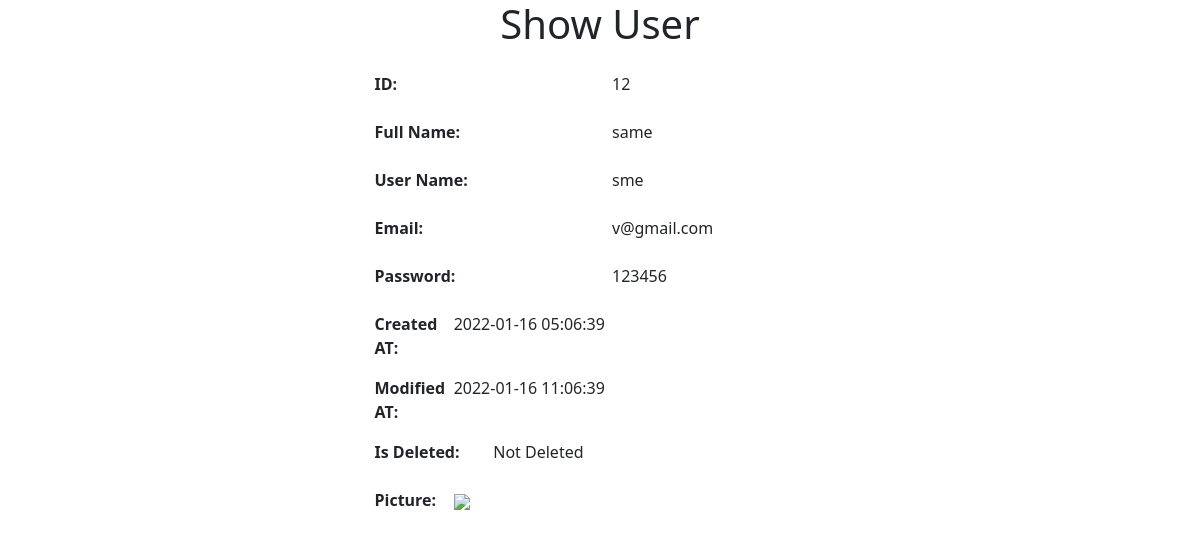
The page /admin/Users/show.php?id=12 on the database its author committed.
### tables this page shows
CREATE TABLE `user` (
  `id` int(11) NOT NULL,
  `full_name` varchar(255) NOT NULL,
  `user_name` varchar(255) NOT NULL,
  `email` varchar(255) NOT NULL,
  `password` varchar(255) NOT NULL,
  `picture` varchar(255) DEFAULT NULL,
  `phone_number` varchar(255) DEFAULT NULL,
  `created_at` datetime NOT NULL DEFAULT CURRENT_TIMESTAMP,
  `modified_at` datetime NOT NULL DEFAULT CURRENT_TIMESTAMP,
  `is_deleted` tinyint(4) NOT NULL DEFAULT '0'
);

### src/User.php (called while the page is built, shortened)
<?php
class User{
    public $conn = null;
    public function __construct()
    {
        $this->conn = new PDO("mysql:host=localhost;dbname=ecommerce",
            'root', '');
        $this->conn->setAttribute(PDO::ATTR_ERRMODE,
            PDO::ERRMODE_EXCEPTION);
    }
    public function show($id){
        $query = "SELECT * FROM `user` WHERE id = :id";
        $stmt = $this->conn->prepare($query);
        $stmt->bindParam(':id', $id);
        $result = $stmt->execute();
        $user = $stmt->fetch();
        return $user;
    }
}
?>

### config.php (called while the page is built, shortened)
<?php
$webroot = 'http://localhost/batch1-arfan/crud/';
?>

### admin/Users/show.php (the view, shortened to what this page needs)
<?php
include_once($_SERVER['DOCUMENT_ROOT']."/batch1-arfan/crud/config.php");
$_id = $_GET['id'];
$_user = new User();
$user = $_user->show($_id);
?>
<!doctype html>
<html lang="en">
<head>
    <link href="https://cdn.jsdelivr.net/npm/bootstrap@5.1.3/dist/css/bootstrap.min.css" rel="stylesheet">
</head>
<body>
<section>
    <div class="container">
        <div class="row justify-content-center">
            <div class="col-md-5">
                <h1 class="text-center mb-4">Show User</h1>
                <dl class="row">
                    <dt class="col-md-6">ID:</dt>
                    <dd class="col-md-6"><?= $user['id'];?></dd>
                </dl>
                <dl class="row">
                    <dt class="col-md-6">Full Name:</dt>
                    <dd class="col-md-6"><?= $user['full_name'];?></dd>
                </dl>
                <dl class="row">
                    <dt class="col-md-6">User Name:</dt>
                    <dd class="col-md-6"><?= $user['user_name'];?></dd>
                </dl>
                <dl class="row">
                    <dt class="col-md-6">Email:</dt>
                    <dd class="col-md-6"><?= $user['email'];?></dd>
                </dl>
                <dl class="row">
                    <dt class="col-md-6">Password:</dt>
                    <dd class="col-md-6"><?= $user['password'];?></dd>
                </dl>
                <dl class="row">
                    <dt class="col-md-2">Created AT:</dt>
                    <dd class="col-md-10"><?= $user['created_at'];?></dd>
                </dl>
                <dl class="row">
                    <dt class="col-md-2">Modified AT:</dt>
                    <dd class="col-md-10"><?= $user['modified_at'];?></dd>
                </dl>
                <dl class="row">
                    <dt class="col-md-3">Is Deleted:</dt>
                    <dd class="col-md-9">
                        <?php
                            echo $user['is_deleted'] ? 'Deleted' : 'Not Deleted';
                        ?>
                    </dd>
                </dl>
                <dl class="row">
                    <dt class="col-md-2">Picture:</dt>
                    <dd class="col-md-10">
                        <img src="<?=$webroot;?>uploads/<?=$user['picture'];?>">
                    </dd>
                </dl>
            </div>
        </div>
    </div>
</section>
</body>
</html>

### rows shown on the page
user: id "12", full_name "same", user_name "sme", email "v@gmail.com", password "123456", created_at "2022-01-16 05:06:39", modified_at "2022-01-16 11:06:39"
